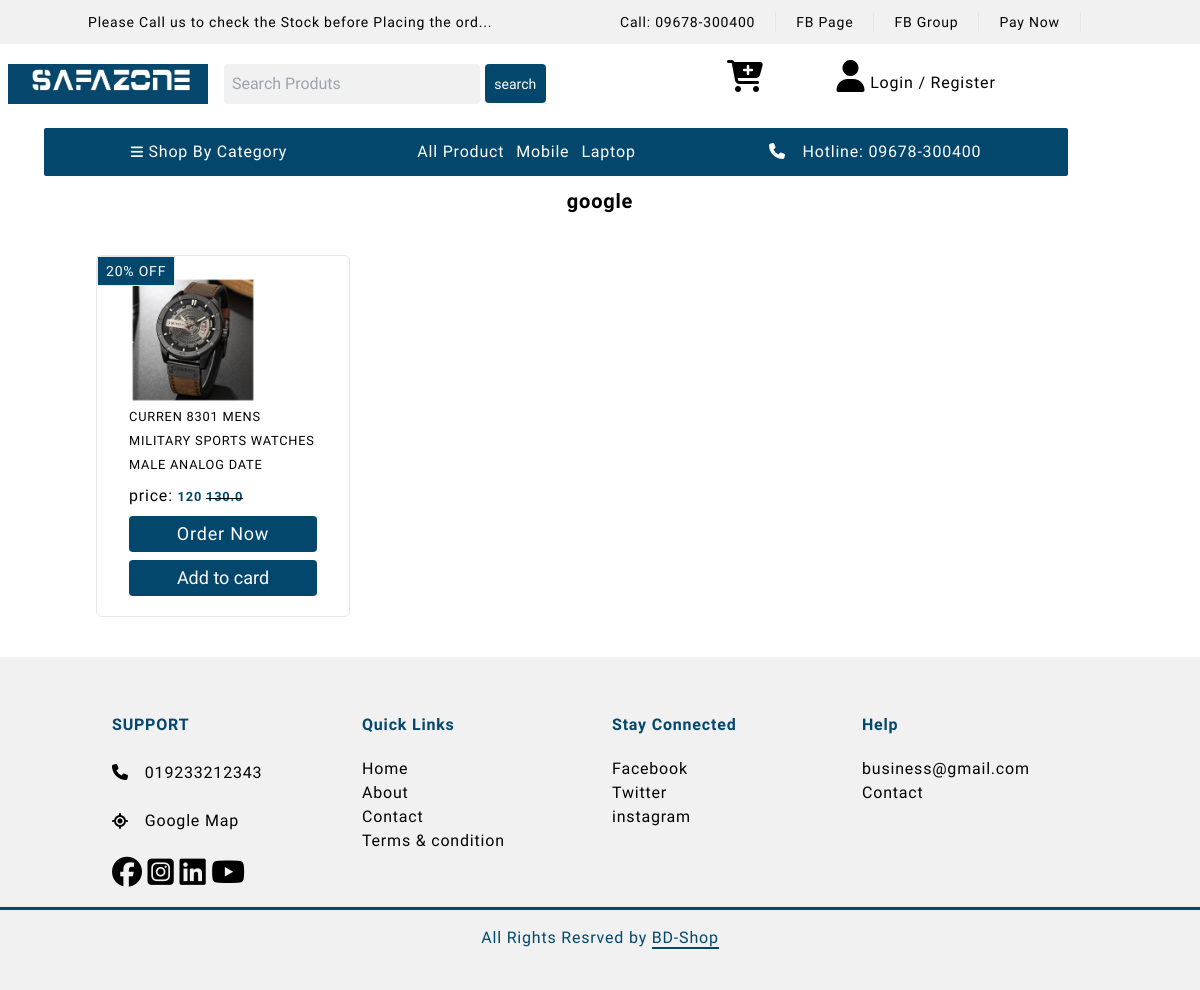
The app's page /shop-by-brand/google/ with its own data.
### product/models.py (models this page shows, shortened)
class Brand(models.Model):
    name               = models.CharField(max_length=100)
    image_link       = models.ImageField(upload_to = 'brand/')

class Product(models.Model):
    FEATURE_CHOICE = (
        ("new arrival", "new arrival"),
        ("new arrival gadget", "new arrival gadget"),
        ("deal of the day", "deal of the day"),
        ("best deal", "best deal"),
        ("best sellers", "best sellers"),
    )
    name                = models.CharField(max_length=200, unique=True)
    price                 = models.IntegerField()
    discounted_price  = models.FloatField()
    offer_percent    = models.CharField(max_length=20, blank=True,help_text="this can be blank")
    img                   = models.ImageField(upload_to='project_images/')
    category           = models.ForeignKey(Category, on_delete=models.CASCADE)
    subcategory      = models.ForeignKey(Subcategory, on_delete=models.CASCADE)
    featured_category = models.ForeignKey(Featured_category, on_delete=models.CASCADE, blank=True, null=True, help_text="this can be blank")
    in_stock            = models.IntegerField()
    availabe            = models.BooleanField(default=True)
    brand                = models.ForeignKey(Brand, on_delete=models.CASCADE, default='No brand', null=True, blank=True)
    model               = models.CharField(max_length=30, default='No model')
    feature_product= models.CharField(max_length=200, choices=FEATURE_CHOICE, blank=True,help_text="this can be blank")
    created_date     = models.DateField(auto_now_add=True,help_text="this can be blank")
    Product_information = RichTextField()
    Description        = RichTextUploadingField()

### product/views.py (the view)
# urls.py: path('shop-by-brand/<str:name>/', views.shop_by_brand, name="shop_by_brand"),
def shop_by_brand(request, name):
    get_prod_by_brand = Product.objects.filter(brand__name = name)
    context = {
        'name' : name,
        'get_prod_by_brand' : get_prod_by_brand
    }
    return render(request, 'shop_by_brand.html', context)

### category/models.py (called while the page is built)
    def get_absolute_url(self):
        return reverse("product_by_cate", args=[self.id, str(self.slug)])

### product/context_processorse.py (called while the page is built)
def menu_links(request):
    categories = Category.objects.all()  # Retrieve all Category instances
    return {'categories': categories}

### templates/shop_by_brand.html (shortened to what this page needs)
{% extends "base.html" %}
{% load static %}
{% block main %}
<section id="feature_cate">
    <div class="container mt-20">
        <div class="feature_cate_text">
            <h1 class="font-bold text-xl my-10 text-center">
                {{name}}
            </h1>
        </div>
        <div class="container">
            <div class="grid grid-cols-2 ml-2 md:grid-cols-3 lg:grid-cols-4 gap-y-3 ">
                {% if  get_prod_by_brand %}
                {% for g_p_b_b in get_prod_by_brand %}
                <div class="card border m-auto hover:shadow-lg rounded-md transition duration-200 py-5 px-8 relative">
                    <div class="absolute -top-0 left-0 border  py-1 px-2 bg-c_primary"><p class="text-xs lg:text-sm text-white">{{g_p_b_b.offer_percent}} OFF</p></div>
                    <div>
                        <a href="{% url "prod_detail" g_p_b_b.id g_p_b_b.name %}" class="w-[145px] h-[145px] group">
                            <img src="{{g_p_b_b.img.url}}" alt="" style="width:8rem; height:8rem" />
                            <small class="group-hover:text-c_primary">{{g_p_b_b.name}}</small>
                        </a>
                    </div>
                    <div class="price my-2 ">
                        <span>price: <small class="text-c_primary font-bold">{{g_p_b_b.price}} </small></span>
                        <del><small class="text-c_primary font-bold">{{g_p_b_b.discounted_price}}</small></del>
                    </div>
                        <div class=" flex flex-col text-center gap-2">
                            <a href="{% url "order_now"  g_p_b_b.id g_p_b_b.name %}" class="btn_fill text-white">Order Now</a>
                            <button value="prod-id" pid="{{g_p_b_b.id}}" pname="{{g_p_b_b.name}}" id="add_to_cart" class=" add_to_cart btn_fill text-white">Add to card</button>
                        </div>
                </div>
                {% endfor %}
                {% else %}
                <div class="bg-c_primary mt-5 px-4 py-4 rounded-lg shadow-lg mx-auto w-full ">
                    <h4 class="text-white fon-bold">Sorry, there are no products!</h4>
                </div>
                {% endif %}
            </div>
        </div>
    </div>
</section>
{% endblock main %}

### records on screen
Brand: name "google"
Product: offer_percent "20%", img (picture), name "CURREN 8301 MENS MILITARY SPORTS WATCHES MALE ANALOG DATE", price "120", discounted_price "130.0"
